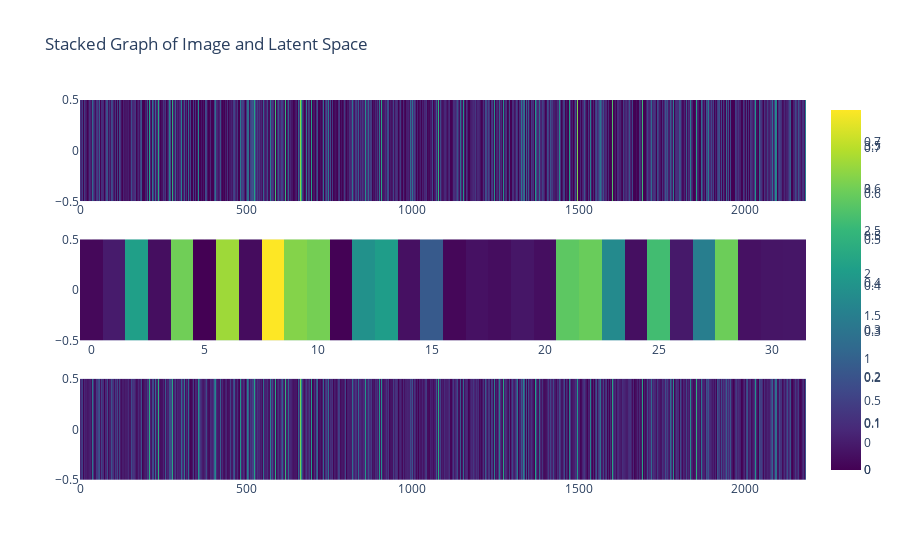

Source (notebook cell):
### Markdown cell above
### some diagnosis

### Code cell
importlib.reload(visualisation) # to allow modification of the script without restarting the whole session
visualisation.plot_single_obs_processing(x_train, autoencoder)

### Figure 1 — Plotly figure (JSON) as saved in the notebook; plotly's stock layout.template omitted (floating-point values rounded to 4 significant figures; data arrays with more than 128 entries replaced by an {"elided": "..."} marker saying what was removed)
{"data": [{"colorscale": [[0, "#440154"], [0.1111, "#482878"], [0.2222, "#3e4989"], [0.3333, "#31688e"], [0.4444, "#26828e"], [0.5556, "#1f9e89"], [0.6667, "#35b779"], [0.7778, "#6ece58"], [0.8889, "#b5de2b"], [1, "#fde725"]], "type": "heatmap", "xaxis": "x", "yaxis": "y", "z": {"elided": "1x2185 float values"}}, {"colorscale": [[0, "#440154"], [0.1111, "#482878"], [0.2222, "#3e4989"], [0.3333, "#31688e"], [0.4444, "#26828e"], [0.5556, "#1f9e89"], [0.6667, "#35b779"], [0.7778, "#6ece58"], [0.8889, "#b5de2b"], [1, "#fde725"]], "type": "heatmap", "xaxis": "x2", "yaxis": "y2", "z": [[-0.2379, -0.002577, 2.059, -0.1548, 2.998, -0.3168, 3.304, -0.1795, 3.927, 3.128, 3.028, -0.3061, 1.824, 2.031, -0.1378, 0.879, -0.2488, -0.1231, -0.1698, -0.06513, -0.1541, 2.842, 2.944, 1.703, -0.1433, 2.624, -0.03196, 1.501, 2.965, -0.1223, -0.07571, -0.06522]]}, {"colorscale": [[0, "#440154"], [0.1111, "#482878"], [0.2222, "#3e4989"], [0.3333, "#31688e"], [0.4444, "#26828e"], [0.5556, "#1f9e89"], [0.6667, "#35b779"], [0.7778, "#6ece58"], [0.8889, "#b5de2b"], [1, "#fde725"]], "type": "heatmap", "xaxis": "x3", "yaxis": "y3", "z": {"elided": "1x2185 float values"}}], "layout": {"showlegend": false, "title": {"text": "Stacked Graph of Image and Latent Space"}, "xaxis": {"anchor": "y", "domain": [0, 1]}, "xaxis2": {"anchor": "y2", "domain": [0, 1]}, "xaxis3": {"anchor": "y3", "domain": [0, 1]}, "yaxis": {"anchor": "x", "domain": [0.7333, 1]}, "yaxis2": {"anchor": "x2", "domain": [0.3667, 0.6333]}, "yaxis3": {"anchor": "x3", "domain": [0, 0.2667]}}}
